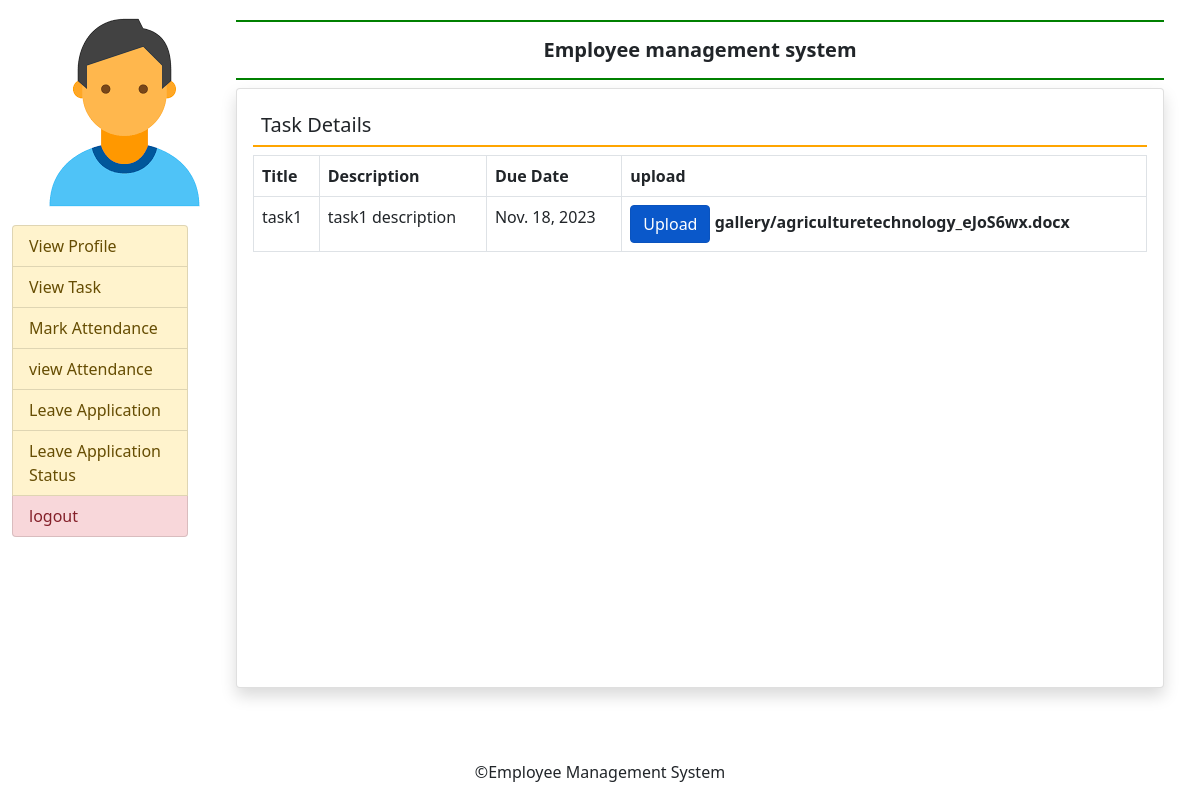
The app's page /employee_task/ (signed in) with its own data.
### employee_app/models.py (models this page shows, shortened)
class Task(models.Model):
    title = models.CharField(max_length=200)
    description = models.TextField()
    assigned_to = models.ForeignKey(User, on_delete=models.CASCADE)
    created_at = models.DateTimeField(auto_now_add=True)
    due_date = models.DateField(null=True, blank=True)
    file = models.FileField(upload_to='gallery')

### employee_app/views.py (the view)
# urls.py: path('employee_task/', views.employee_task, name='employee_task'),
def employee_task(request):
    tasks = Task.objects.filter(assigned_to=request.user)
    file_names = {task.id: task.file.name for task in tasks if task.file}  # Create a dictionary with task IDs and their associated file names
    return render(request, 'employee_view_task.html', {'tasks': tasks, 'file_names': file_names})

### template/employee_view_task.html
{% extends "employee_base.html" %}
{% block main %}
  <h5 class="p-2 " style='border-bottom:2px solid orange'>Task Details</h5>
<table class="table table-bordered">
    <thead>
      <tr>
        <th>Title</th>
        <th>Description</th>
        <th>Due Date</th>
          <th>upload</th>
      </tr>
    </thead>
    <tbody>
      {% for task in tasks %}
        <tr>
          <td>{{ task.title }}</td>
          <td>{{ task.description }}</td>
          <td>{{ task.due_date }}</td>
            <th><a href="{% url 'employee_task_submission' task.id %}" class="btn btn-primary active" role="button" aria-pressed="true">Upload</a>
            {% if task.file %}
                {{ task.file.name }}
            {% else %}
              No File Uploaded
            {% endif %}
</th>          </td>
        </tr>
      {% endfor %}
    </tbody>
  </table>
{% endblock %}

### records on screen
Task: title "task1", description "task1 description", due_date "Nov. 18, 2023", file.name "gallery/agriculturetechnology_eJoS6wx.docx"
